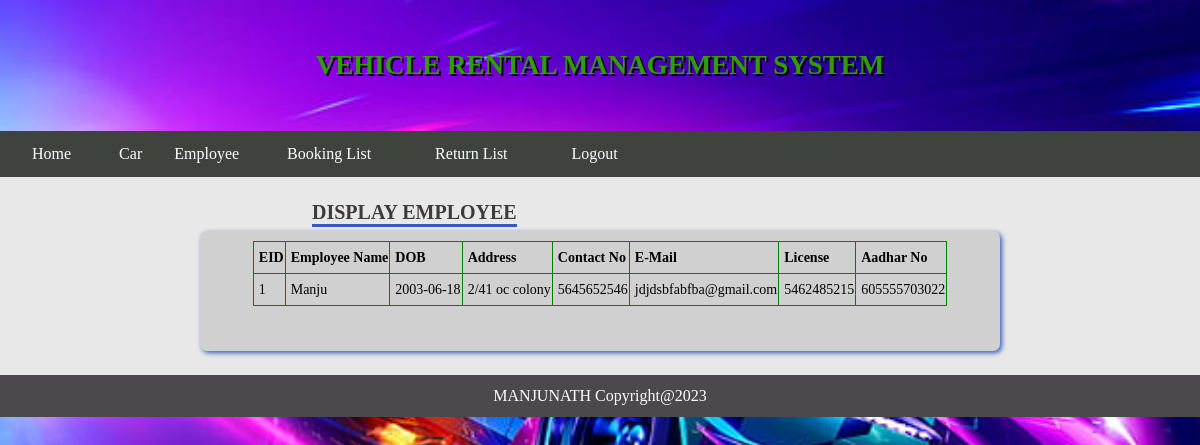
/displayemp.php, run on the app's committed database.
### tables this page shows
CREATE TABLE `employee` (
  `ename` varchar(55) DEFAULT NULL,
  `dob` varchar(55) DEFAULT NULL,
  `addr` varchar(55) DEFAULT NULL,
  `cno` varchar(55) DEFAULT NULL,
  `email` varchar(55) DEFAULT NULL,
  `lic` varchar(55) DEFAULT NULL,
  `ano` varchar(55) DEFAULT NULL,
  `uname` varchar(55) DEFAULT NULL,
  `pass` varchar(55) DEFAULT NULL,
  `eid` int(11) NOT NULL
);

### displayemp.php (the view, shortened to what this page needs)
<html>
<head>
    <link href="StyleSheet.css" rel="stylesheet" />
</head>
<body>
    <?php
    include_once('header1.php');
    ?>
    <div class="content">
        <div id="head1">DISPLAY EMPLOYEE</div>
        <div class="content1">
        <table border=1>
            <tr>
            <td><b>EID</b></td>
            <td><b>Employee Name</b></td>
            <td><b>DOB</b></td>
            <td><b>Address</b></td>
            <td><b>Contact No</b></td>
            <td><b>E-Mail</b></td>
            <td><b>License</b></td>
            <td><b>Aadhar No</b></td>
            </tr>
            <?php
            include_once('config.php');
            $sql = mysqli_query($mysqli, "SELECT * FROM employee");
            while ($rs = mysqli_fetch_array($sql)) {
            ?>
            <tr>
            <td><?php echo $rs['eid']; ?></td>
            <td><?php echo $rs['ename']; ?></td>
            <td><?php echo $rs['dob']; ?></td>
            <td><?php echo $rs['addr']; ?></td>
            <td><?php echo $rs['cno']; ?></td>
            <td><?php echo $rs['email']; ?></td>
            <td><?php echo $rs['lic']; ?></td>
            <td><?php echo $rs['ano']; ?></td>
            </tr>
                     <?php
            }
            ?>
        </table>
        </div>
    </div>
</body>
</html>
<?php
    include_once('footer.php');
    ?>

### StyleSheet.css (style rules this page uses)
* { margin:0px; }
.content { width: 96%; min-height: 100px; max-height: auto; padding:2%; background-color:#e9e8e8 ; font-family:Cambria; color:black; }
.content1 { margin-top:30px; width: 780px; min-height: 100px; max-height: auto; padding:10px; background-color:#D1D0D0 ; box-shadow: 2px 2px 5px #375BBC; border-radius:7px; border-color:#375BBC; border-width:10px; margin-left: auto; margin-right: auto; font-size:14px; }
table { margin-left: auto; margin-right: auto; }
#head1 { color: #3C3A3A; font-family: Cambria; border-bottom: 3px solid #375BBC; font-size:20px; font-weight:bold; min-width:20px; float:left; margin-left:25%; }
td { text-align: left; }
.content tr { height: 32px; }

### displayemp.php (style rules this page uses)
table { border-collapse: collapse; border: 1px solid green; }
table td { padding-left:5px; height:30px; font-size: 14px; }

### data on the page
employee: eid "1", ename "Manju", dob "2003-06-18", addr "2/41 oc colony", cno "5645652546", email "jdjdsbfabfba@gmail.com", lic "5462485215", ano "605555703022"
